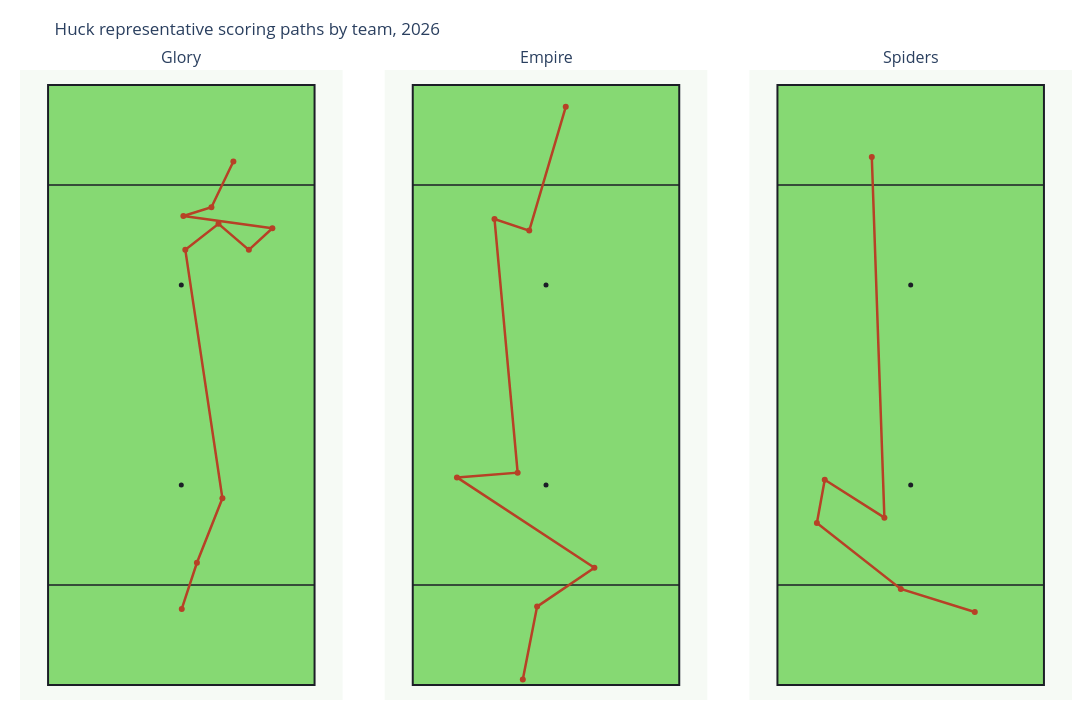

Source (notebook cell):
### Code cell
STYLE_TO_COMPARE = "huck"  # Try "reset", "quick", "methodical", or None

style_title = (
    "All styles"
    if STYLE_TO_COMPARE is None
    else STYLE_TO_COMPARE.title()
)

comparison_fig = plot_team_representative_path_grid(
    team_representative_paths,
    title=f"{style_title} representative scoring paths by team, {SEASON}",
    style_filter=STYLE_TO_COMPARE,
    show_arrows=False,
)
comparison_fig.show()

### Figure 1 — Plotly figure (JSON) as saved in the notebook; plotly's stock layout.template omitted (floating-point values rounded to 4 significant figures)
{"data": [{"hoverinfo": "skip", "marker": {"color": "#1B1E26", "size": 5}, "mode": "markers", "showlegend": false, "type": "scatter", "x": [0], "xaxis": "x", "y": [40], "yaxis": "y"}, {"hoverinfo": "skip", "marker": {"color": "#1B1E26", "size": 5}, "mode": "markers", "showlegend": false, "type": "scatter", "x": [0], "xaxis": "x", "y": [80], "yaxis": "y"}, {"hovertemplate": "Glory<br>huck score (path_cluster 2)<br>%{text}<extra></extra>", "line": {"color": "#b74126", "width": 2.5}, "marker": {"color": "#b74126", "size": 6}, "mode": "lines+markers", "name": "Glory - huck score (path_cluster 2)", "showlegend": false, "text": ["Start", "Throw 1<br>aEC: 0.060<br>CP: 98.9%<br>Distance: 9.7", "Throw 2<br>aEC: 0.098<br>CP: 97.9%<br>Distance: 13.9", "Throw 3<br>aEC: 0.545<br>CP: 68.6%<br>Distance: 50.2", "Throw 4<br>aEC: -0.047<br>CP: 97.7%<br>Distance: 8.2", "Throw 5<br>aEC: -0.063<br>CP: 98.0%<br>Distance: 8.0", "Throw 6<br>aEC: 0.032<br>CP: 98.3%<br>Distance: 6.4", "Throw 7<br>aEC: -0.041<br>CP: 93.5%<br>Distance: 18.8", "Throw 8<br>aEC: 0.018<br>CP: 98.0%<br>Distance: 5.9", "Throw 9<br>aEC: 0.228<br>CP: 96.2%<br>Distance: 11.4"], "type": "scatter", "x": [0.09, 3.12, 8.22, 0.8, 7.44, 13.51, 18.21, 0.41, 6.02, 10.41], "xaxis": "x", "y": [15.22, 24.45, 37.35, 87.03, 92.25, 87.03, 91.35, 93.8, 95.54, 104.7], "yaxis": "y"}, {"hoverinfo": "skip", "marker": {"color": "#1B1E26", "size": 5}, "mode": "markers", "showlegend": false, "type": "scatter", "x": [0], "xaxis": "x2", "y": [40], "yaxis": "y2"}, {"hoverinfo": "skip", "marker": {"color": "#1B1E26", "size": 5}, "mode": "markers", "showlegend": false, "type": "scatter", "x": [0], "xaxis": "x2", "y": [80], "yaxis": "y2"}, {"hovertemplate": "Empire<br>huck score (path_cluster 0)<br>%{text}<extra></extra>", "line": {"color": "#b74126", "width": 2.5}, "marker": {"color": "#b74126", "size": 6}, "mode": "lines+markers", "name": "Empire - huck score (path_cluster 0)", "showlegend": false, "text": ["Start", "Throw 1<br>aEC: 0.076<br>CP: 98.4%<br>Distance: 14.9", "Throw 2<br>aEC: 0.041<br>CP: 98.4%<br>Distance: 13.8", "Throw 3<br>aEC: 0.103<br>CP: 92.6%<br>Distance: 32.9", "Throw 4<br>aEC: 0.047<br>CP: 98.1%<br>Distance: 12.2", "Throw 5<br>aEC: 0.509<br>CP: 66.9%<br>Distance: 50.9", "Throw 6<br>aEC: -0.019<br>CP: 97.8%<br>Distance: 7.3", "Throw 7<br>aEC: 0.248<br>CP: 88.5%<br>Distance: 25.8"], "type": "scatter", "x": [-4.64, -1.78, 9.68, -17.81, -5.67, -10.3, -3.35, 3.95], "xaxis": "x2", "y": [1.09, 15.68, 23.45, 41.52, 42.47, 93.2, 90.88, 115.6], "yaxis": "y2"}, {"hoverinfo": "skip", "marker": {"color": "#1B1E26", "size": 5}, "mode": "markers", "showlegend": false, "type": "scatter", "x": [0], "xaxis": "x3", "y": [40], "yaxis": "y3"}, {"hoverinfo": "skip", "marker": {"color": "#1B1E26", "size": 5}, "mode": "markers", "showlegend": false, "type": "scatter", "x": [0], "xaxis": "x3", "y": [80], "yaxis": "y3"}, {"hovertemplate": "Spiders<br>huck score (path_cluster 1)<br>%{text}<extra></extra>", "line": {"color": "#b74126", "width": 2.5}, "marker": {"color": "#b74126", "size": 6}, "mode": "lines+markers", "name": "Spiders - huck score (path_cluster 1)", "showlegend": false, "text": ["Start", "Throw 1<br>aEC: 0.045<br>CP: 98.3%<br>Distance: 15.5", "Throw 2<br>aEC: 0.041<br>CP: 97.4%<br>Distance: 21.3", "Throw 3<br>aEC: 0.091<br>CP: 98.6%<br>Distance: 8.8", "Throw 4<br>aEC: -0.029<br>CP: 98.3%<br>Distance: 14.1", "Throw 5<br>aEC: 0.858<br>CP: 54.9%<br>Distance: 72.2"], "type": "scatter", "x": [12.82, -1.98, -18.76, -17.19, -5.26, -7.78], "xaxis": "x3", "y": [14.59, 19.22, 32.38, 41.04, 33.47, 105.6], "yaxis": "y3"}], "layout": {"annotations": [{"font": {"size": 16}, "showarrow": false, "text": "Glory", "x": 0.1533, "xanchor": "center", "xref": "paper", "y": 1, "yanchor": "bottom", "yref": "paper"}, {"font": {"size": 16}, "showarrow": false, "text": "Empire", "x": 0.5, "xanchor": "center", "xref": "paper", "y": 1, "yanchor": "bottom", "yref": "paper"}, {"font": {"size": 16}, "showarrow": false, "text": "Spiders", "x": 0.8467, "xanchor": "center", "xref": "paper", "y": 1, "yanchor": "bottom", "yref": "paper"}], "height": 720, "margin": {"b": 20, "l": 20, "r": 20, "t": 70}, "paper_bgcolor": "white", "plot_bgcolor": "#f6faf5", "shapes": [{"fillcolor": "#86d973", "layer": "below", "line": {"color": "#1B1E26", "width": 2}, "type": "rect", "x0": -26.65, "x1": 26.65, "xref": "x", "y0": 0, "y1": 120, "yref": "y"}, {"layer": "below", "line": {"color": "#1B1E26", "width": 1.5}, "type": "line", "x0": -26.65, "x1": 26.65, "xref": "x", "y0": 20, "y1": 20, "yref": "y"}, {"layer": "below", "line": {"color": "#1B1E26", "width": 1.5}, "type": "line", "x0": -26.65, "x1": 26.65, "xref": "x", "y0": 100, "y1": 100, "yref": "y"}, {"fillcolor": "#86d973", "layer": "below", "line": {"color": "#1B1E26", "width": 2}, "type": "rect", "x0": -26.65, "x1": 26.65, "xref": "x2", "y0": 0, "y1": 120, "yref": "y2"}, {"layer": "below", "line": {"color": "#1B1E26", "width": 1.5}, "type": "line", "x0": -26.65, "x1": 26.65, "xref": "x2", "y0": 20, "y1": 20, "yref": "y2"}, {"layer": "below", "line": {"color": "#1B1E26", "width": 1.5}, "type": "line", "x0": -26.65, "x1": 26.65, "xref": "x2", "y0": 100, "y1": 100, "yref": "y2"}, {"fillcolor": "#86d973", "layer": "below", "line": {"color": "#1B1E26", "width": 2}, "type": "rect", "x0": -26.65, "x1": 26.65, "xref": "x3", "y0": 0, "y1": 120, "yref": "y3"}, {"layer": "below", "line": {"color": "#1B1E26", "width": 1.5}, "type": "line", "x0": -26.65, "x1": 26.65, "xref": "x3", "y0": 20, "y1": 20, "yref": "y3"}, {"layer": "below", "line": {"color": "#1B1E26", "width": 1.5}, "type": "line", "x0": -26.65, "x1": 26.65, "xref": "x3", "y0": 100, "y1": 100, "yref": "y3"}], "title": {"text": "Huck representative scoring paths by team, 2026"}, "width": 1140, "xaxis": {"anchor": "y", "domain": [0, 0.3067], "range": [-31.65, 31.65], "scaleanchor": "y", "scaleratio": 1, "showgrid": false, "visible": false, "zeroline": false}, "xaxis2": {"anchor": "y2", "domain": [0.3467, 0.6533], "range": [-31.65, 31.65], "scaleanchor": "y2", "scaleratio": 1, "showgrid": false, "visible": false, "zeroline": false}, "xaxis3": {"anchor": "y3", "domain": [0.6933, 1], "range": [-31.65, 31.65], "scaleanchor": "y3", "scaleratio": 1, "showgrid": false, "visible": false, "zeroline": false}, "yaxis": {"anchor": "x", "domain": [0, 1], "range": [-3, 123], "showgrid": false, "visible": false, "zeroline": false}, "yaxis2": {"anchor": "x2", "domain": [0, 1], "range": [-3, 123], "showgrid": false, "visible": false, "zeroline": false}, "yaxis3": {"anchor": "x3", "domain": [0, 1], "range": [-3, 123], "showgrid": false, "visible": false, "zeroline": false}}}
